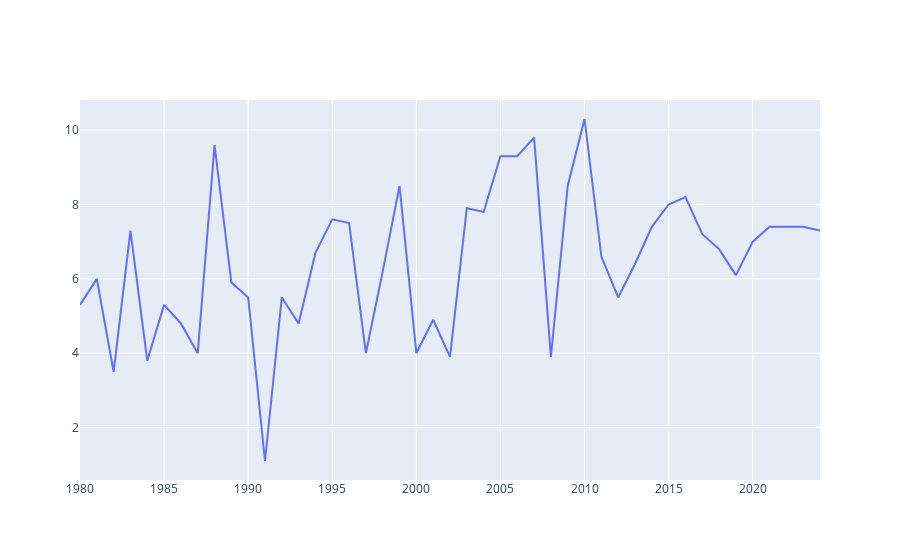

Here is the notebook cell this chart was saved with:
### Code cell
fig = go.Figure(data=go.Scatter(x=df_['year'], y=df_['percentage']))
fig.show()

### Figure 1 — Plotly figure (JSON) as saved in the notebook; plotly's stock layout.template omitted (floating-point values rounded to 4 significant figures)
{"data": [{"type": "scatter", "x": [1980, 1981, 1982, 1983, 1984, 1985, 1986, 1987, 1988, 1989, 1990, 1991, 1992, 1993, 1994, 1995, 1996, 1997, 1998, 1999, 2000, 2001, 2002, 2003, 2004, 2005, 2006, 2007, 2008, 2009, 2010, 2011, 2012, 2013, 2014, 2015, 2016, 2017, 2018, 2019, 2020, 2021, 2022, 2023, 2024], "y": [5.3, 6, 3.5, 7.3, 3.8, 5.3, 4.8, 4, 9.6, 5.9, 5.5, 1.1, 5.5, 4.8, 6.7, 7.6, 7.5, 4, 6.2, 8.5, 4, 4.9, 3.9, 7.9, 7.8, 9.3, 9.3, 9.8, 3.9, 8.5, 10.3, 6.6, 5.5, 6.4, 7.4, 8, 8.2, 7.2, 6.8, 6.1, 7, 7.4, 7.4, 7.4, 7.3]}], "layout": {}}
